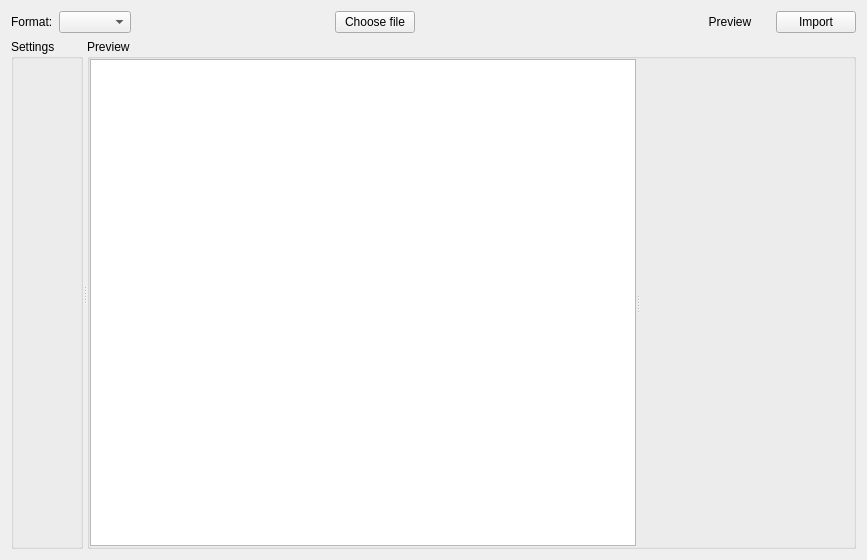
<?xml version="1.0" encoding="UTF-8"?>
<ui version="4.0">
 <class>importer</class>
 <widget class="QWidget" name="importer">
  <property name="geometry">
   <rect>
    <x>0</x>
    <y>0</y>
    <width>867</width>
    <height>560</height>
   </rect>
  </property>
  <property name="windowTitle">
   <string>Import</string>
  </property>
  <layout class="QVBoxLayout" name="verticalLayout">
   <item>
    <layout class="QHBoxLayout" name="horizontalLayout">
     <item>
      <widget class="QLabel" name="label">
       <property name="text">
        <string>Format:</string>
       </property>
      </widget>
     </item>
     <item>
      <widget class="QComboBox" name="cmbImporters"/>
     </item>
     <item>
      <spacer name="horizontalSpacer_2">
       <property name="orientation">
        <enum>Qt::Horizontal</enum>
       </property>
       <property name="sizeHint" stdset="0">
        <size>
         <width>40</width>
         <height>20</height>
        </size>
       </property>
      </spacer>
     </item>
     <item>
      <widget class="QPushButton" name="btnChoseFile">
       <property name="text">
        <string>Choose file</string>
       </property>
       <property name="icon">
        <iconset theme="document-import"/>
       </property>
      </widget>
     </item>
     <item>
      <widget class="QLabel" name="lblIcon">
       <property name="text">
        <string/>
       </property>
      </widget>
     </item>
     <item>
      <widget class="QLabel" name="lblFileName">
       <property name="font">
        <font>
         <weight>75</weight>
         <bold>true</bold>
        </font>
       </property>
       <property name="text">
        <string/>
       </property>
      </widget>
     </item>
     <item>
      <widget class="QPushButton" name="btnClearFileName">
       <property name="toolTip">
        <string>Clear file</string>
       </property>
       <property name="text">
        <string/>
       </property>
       <property name="icon">
        <iconset theme="edit-clear">
         <normaloff>../../../../../../../../../../.designer/backup</normaloff>../../../../../../../../../../.designer/backup</iconset>
       </property>
       <property name="flat">
        <bool>true</bool>
       </property>
      </widget>
     </item>
     <item>
      <spacer name="horizontalSpacer">
       <property name="orientation">
        <enum>Qt::Horizontal</enum>
       </property>
       <property name="sizeHint" stdset="0">
        <size>
         <width>40</width>
         <height>20</height>
        </size>
       </property>
      </spacer>
     </item>
     <item>
      <widget class="QPushButton" name="btnPreview">
       <property name="text">
        <string>Preview</string>
       </property>
       <property name="icon">
        <iconset theme="document-print-preview">
         <normaloff>../../../../../../../../../../.designer/backup</normaloff>../../../../../../../../../../.designer/backup</iconset>
       </property>
       <property name="flat">
        <bool>true</bool>
       </property>
      </widget>
     </item>
     <item>
      <widget class="QPushButton" name="btnImport">
       <property name="text">
        <string>Import</string>
       </property>
       <property name="icon">
        <iconset theme="document-import"/>
       </property>
      </widget>
     </item>
    </layout>
   </item>
   <item>
    <widget class="QSplitter" name="splitter">
     <property name="orientation">
      <enum>Qt::Horizontal</enum>
     </property>
     <property name="childrenCollapsible">
      <bool>false</bool>
     </property>
     <widget class="QGroupBox" name="grpSettings">
      <property name="title">
       <string>Settings</string>
      </property>
      <layout class="QVBoxLayout" name="verticalLayout_3">
       <property name="spacing">
        <number>0</number>
       </property>
       <property name="leftMargin">
        <number>0</number>
       </property>
       <property name="topMargin">
        <number>0</number>
       </property>
       <property name="rightMargin">
        <number>0</number>
       </property>
       <property name="bottomMargin">
        <number>0</number>
       </property>
      </layout>
     </widget>
     <widget class="QGroupBox" name="grpPreview">
      <property name="title">
       <string>Preview</string>
      </property>
      <layout class="QVBoxLayout" name="verticalLayout_2">
       <property name="spacing">
        <number>0</number>
       </property>
       <property name="leftMargin">
        <number>0</number>
       </property>
       <property name="topMargin">
        <number>0</number>
       </property>
       <property name="rightMargin">
        <number>0</number>
       </property>
       <property name="bottomMargin">
        <number>0</number>
       </property>
       <item>
        <widget class="QSplitter" name="previewSplitter">
         <property name="orientation">
          <enum>Qt::Horizontal</enum>
         </property>
         <widget class="QTreeView" name="tree">
          <property name="editTriggers">
           <set>QAbstractItemView::NoEditTriggers</set>
          </property>
          <property name="headerHidden">
           <bool>true</bool>
          </property>
         </widget>
         <widget class="editorWidget" name="editor" native="true"/>
        </widget>
       </item>
      </layout>
     </widget>
    </widget>
   </item>
  </layout>
 </widget>
 <customwidgets>
  <customwidget>
   <class>editorWidget</class>
   <extends>QWidget</extends>
   <header>moduskript.ui.editors.editorWidget.h</header>
   <container>1</container>
  </customwidget>
 </customwidgets>
 <resources/>
 <connections/>
</ui>
